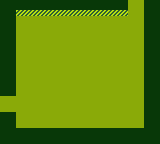

A level layout from a 2D game, rendered from its tile map. Below: a short description, then the map file with tile-grid data replaced by summaries:
An orthogonal 10x9 tile map with 16x16 px tiles, 1 tile layer (Tile Layer 1), 2 tilesets and 23 objects.

<map version="1.0" orientation="orthogonal" width="10" height="9" tilewidth="16" tileheight="16">
 <tileset firstgid="1" name="tile" tilewidth="16" tileheight="16">
  <image source="../art/tile.png" width="48" height="16" />
  <tile id="0">
   <properties>
    <property name="isBlocked" value="" />
   </properties>
  </tile>
  <tile id="1">
   <properties>
    <property name="isBlocked" value="" />
   </properties>
  </tile>
 </tileset>
 <tileset firstgid="4" name="objects" tilewidth="16" tileheight="16">
  <image source="../art/object.png" width="32" height="112" />
 </tileset>
 <layer name="Tile Layer 1" width="10" height="9">
  <data>[90 cells, 90 non-empty, 3 distinct tile ids]</data>
 </layer>
 <objectgroup name="Object Layer 1" width="10" height="9">
  <object x="128" y="32" width="14" height="15" />
  <object gid="17" x="112" y="48" />
  <object gid="17" x="96" y="48" />
  <object gid="17" x="80" y="48" />
  <object gid="17" x="64" y="48" />
  <object gid="17" x="48" y="48" />
  <object gid="17" x="32" y="48" />
  <object x="16" y="32" width="16" height="16" />
  <object x="16" y="112" width="16" height="16" />
  <object gid="11" x="128" y="48" />
  <object gid="10" x="16" y="48" />
  <object gid="14" x="16" y="128" />
  <object x="80" y="16" width="16" height="16" />
  <object x="80" y="112" width="16" height="16" />
  <object gid="6" x="80" y="32" />
  <object gid="7" x="80" y="128" />
  <object gid="16" x="80" y="112" />
  <object gid="16" x="80" y="96" />
  <object gid="16" x="80" y="80" />
  <object gid="16" x="80" y="64" />
  <object gid="16" x="80" y="48" />
  <object x="128" y="112" width="16" height="16" />
  <object gid="14" x="128" y="128" />
 </objectgroup>
</map>
